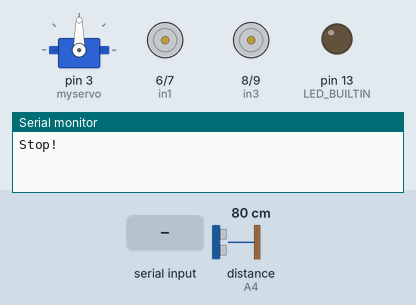
Bench run of a sketch on a simulated Arduino Uno, built with avr-gcc and run on an emulated ATmega328P. Shown: servo, motor-driver pin pairs drawn as motors (green arrow = first pin HIGH = forward, orange = second pin HIGH = backward, longer = more drive, scaled by the enable pin), output pins drawn as LEDs (lit = HIGH), the last lines printed to the serial monitor. Wiring (inferred from the names in the program): ultrasonic range finder: trigger A5; echo A4. Inputs (shaded band) come from the test bench; at power-on: distance to the obstacle (sensor on A4) 80 cm. The echo pulse lasts 58.3 µs per cm; pins used as bus, display or sensor lines are not drawn.

Above: at 1.2 s.
1.3 s: distance to the obstacle (sensor on A4) set to 34 cm
At 3.01 s:
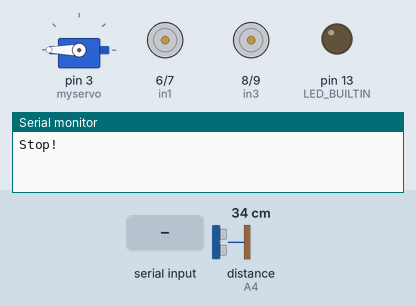
4.5 s: distance to the obstacle (sensor on A4) set to 29 cm
At 6.5 s:
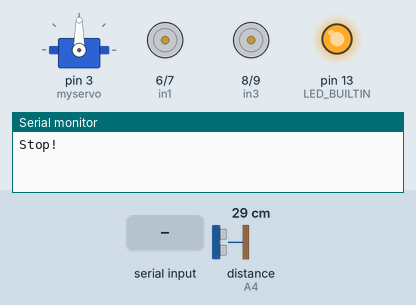
At 9.1 s:
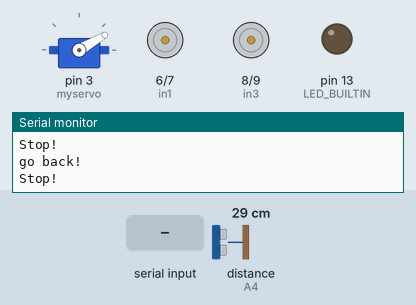
10.9 s: "g" received over Serial
Timing chart, 0 to 66.1 s (numbered marks = the images above; inputs shaded):
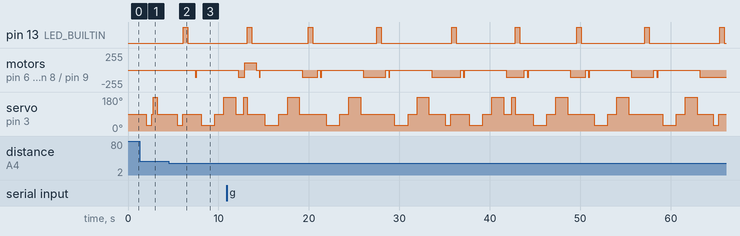

Measured:
- the behaviour switches between 32 and 31 cm on distance to the obstacle (sensor on A4) (found by bisection; images 1 and 2)
- after the input at 4.5 s, pin 13 (LED_BUILTIN): LOW → HIGH after 1.6 s, → LOW 0.50 s later; motor on pin 6 (in1) / pin 7 (in2), motor on pin 8 (in3) / pin 9 (in4): stopped → backward 110/255 after 2.9 s, → stopped 0.15 s later

The sketch:

usonic_bt_fionn.ino
```cpp
//Base code made by www.elegoo.com
//Code edited by https://danielgray.me
// Jan 2018


#include <Servo.h> //servo library
Servo myservo; // create servo object to control servo
int Echo = A4;
int Trig = A5;
int in1 = 6;
int in2 = 7;
int in3 = 8;
int in4 = 9;
int ENA = 5;
int ENB = 11;
int ABS = 110;
int rightDistance = 0,leftDistance = 0,middleDistance = 0 ;
volatile int state = LOW;
char getstr;

 /*Ultrasonic distance measurement Sub function*/
int Distance_test()
{
  digitalWrite(Trig, LOW);
  delayMicroseconds(2);
  digitalWrite(Trig, HIGH);
  delayMicroseconds(20);
  digitalWrite(Trig, LOW);
  float Fdistance = pulseIn(Echo, HIGH);
  Fdistance= Fdistance/58;
  return (int)Fdistance;
}

void _mForward()
{
 analogWrite(ENA,ABS);
 analogWrite(ENB,ABS);
 digitalWrite(in1,HIGH);
 digitalWrite(in2,LOW);
 digitalWrite(in3,HIGH);
 digitalWrite(in4,LOW);
 Serial.println("go forward!");
}

void _mBack()
{
 analogWrite(ENA,ABS);
 analogWrite(ENB,ABS);
 digitalWrite(in1,LOW);
 digitalWrite(in2,HIGH);
 digitalWrite(in3,LOW);
 digitalWrite(in4,HIGH);
 Serial.println("go back!");
}

void _mleft()
{
 analogWrite(ENA,ABS);
 analogWrite(ENB,ABS);
 digitalWrite(in1,LOW);
 digitalWrite(in2,HIGH);
 digitalWrite(in3,HIGH);
 digitalWrite(in4,LOW);
 Serial.println("go left!");
}

void _mright()
{
 analogWrite(ENA,ABS);
 analogWrite(ENB,ABS);
 digitalWrite(in1,HIGH);
 digitalWrite(in2,LOW);
 digitalWrite(in3,LOW);
 digitalWrite(in4,HIGH);
 Serial.println("go right!");
}
void _mStop()
{
  digitalWrite(ENA,LOW);
  digitalWrite(ENB,LOW);
  Serial.println("Stop!");
}
//Checking function
void ultrasonicCheck()
{
  digitalWrite(LED_BUILTIN, HIGH);
  delay(500);
  digitalWrite(LED_BUILTIN, LOW);
  delay(500);

  //Move back a tiny bit
  _mStop();
  delay(300);
  _mBack();
  delay(150);
  _mStop();
  delay(500);
  // Take right measurement
  myservo.write(30);
  delay(1000);
  rightDistance = Distance_test();

  #ifdef send
  Serial.print("rightDistance=");
  Serial.println(rightDistance);
  #endif

  // Take left measurement
  delay(500);
  myservo.write(90);
  delay(1000);
  myservo.write(180);
  delay(1000);
  leftDistance = Distance_test();

  #ifdef send
  Serial.print("leftDistance=");
  Serial.println(leftDistance);
  #endif

  //Re-center ultrasonic sensor
  delay(300);
  myservo.write(90);
  delay(300);


  if(rightDistance>leftDistance)
  {
    _mright();
    delay(100);
    middlecheck();
    delay(1500);
   }
   else if(rightDistance<leftDistance)
   {
    _mleft();
    delay(100);
    middlecheck();
    delay(1500);
   }
   else if((rightDistance<=30)||(leftDistance<=30))
   {
    _mBack();
    delay(500);
   }
   else if (middleDistance<=30) {
    _mForward();
    delay(200);
    middlecheck();
  }
   else
   {
    _mForward();
    delay(100);
    middlecheck();
   }
}

void middlecheck()
{
  myservo.write(90);
  middleDistance = Distance_test();
  //Just quickly check that we aren't driving straight into something
  if(middleDistance<=30)
  {
    ultrasonicCheck();
  } else {
    if (getstr == 'g') {
    _mForward();
    }
  }
}

void checkbtinput()
{
  getstr = Serial.read();
  if(getstr == 'g'){
    _mForward();
  } else if (getstr == 's') {
    _mStop();
  }
}

void setup()
{
  myservo.attach(3);// attach servo on pin 3 to servo object
  Serial.begin(9600);
  pinMode(Echo, INPUT);
  pinMode(Trig, OUTPUT);
  pinMode(in1,OUTPUT);
  pinMode(in2,OUTPUT);
  pinMode(in3,OUTPUT);
  pinMode(in4,OUTPUT);
  pinMode(ENA,OUTPUT);
  pinMode(ENB,OUTPUT);
  pinMode(LED_BUILTIN, OUTPUT);
  _mStop();
}

void loop()
{

    checkbtinput();
    middlecheck();
    delay(1000);
    middlecheck();
    delay(1000);
    #ifdef send
    Serial.print("middleDistance=");
    Serial.println(middleDistance);
    #endif
    // Take right measurement
    myservo.write(30);
    delay(500);
    rightDistance = Distance_test();
    if (rightDistance<=15)
    {
      ultrasonicCheck();
    }
    checkbtinput();
    #ifdef send
    Serial.print("rightDistance=");
    Serial.println(rightDistance);
    #endif

    // Take left measurement
    delay(100);
    myservo.write(90);
    delay(100);
    middlecheck();
    delay(100);
    myservo.write(180);
    delay(100);
    checkbtinput();
    leftDistance = Distance_test();
    if (leftDistance<=15)
    {
      ultrasonicCheck();
    }
    #ifdef send
    Serial.print("leftDistance=");
    Serial.println(leftDistance);
    #endif

    //Re-center ultrasonic sensor
    delay(300);
    myservo.write(90);
    middlecheck();
    delay(200);
}
```
